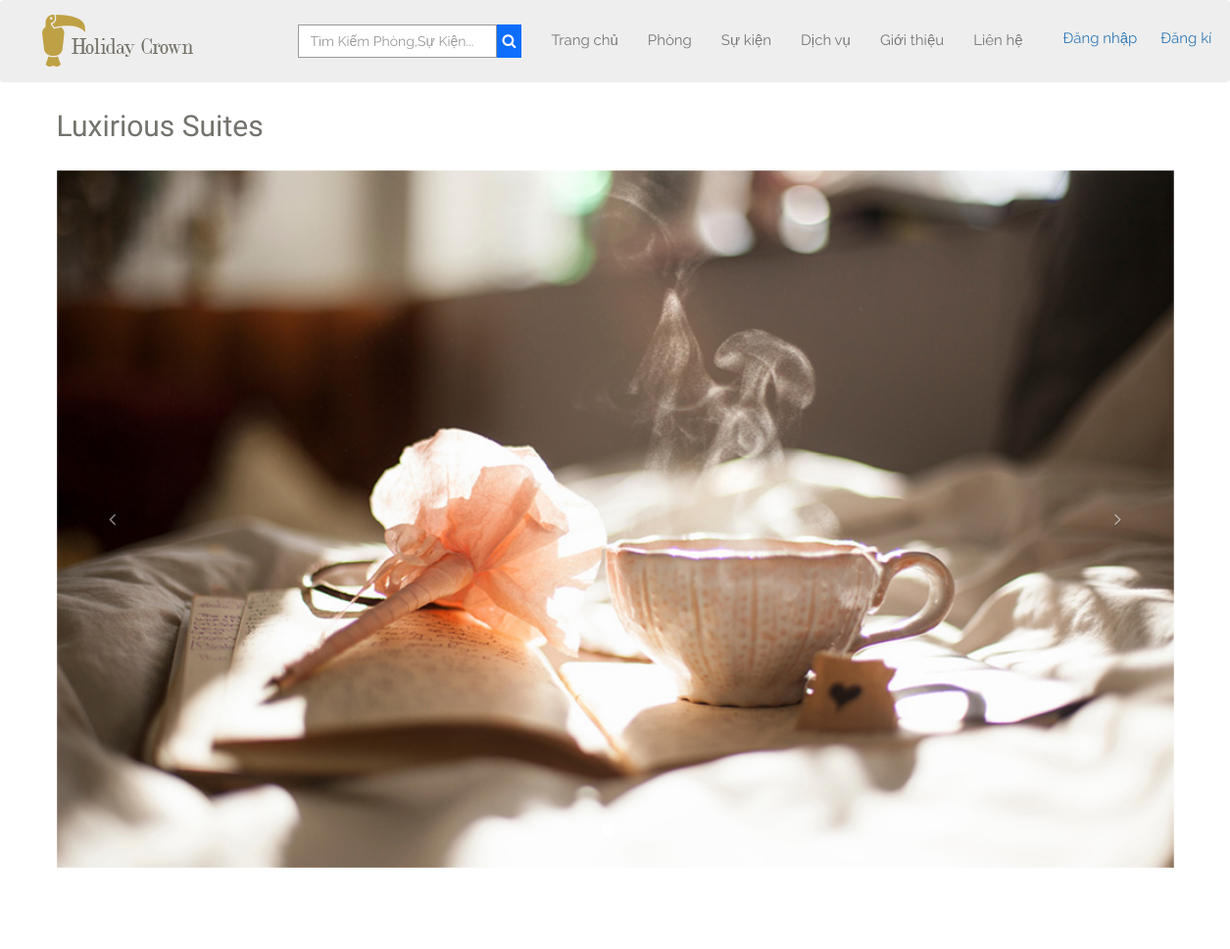
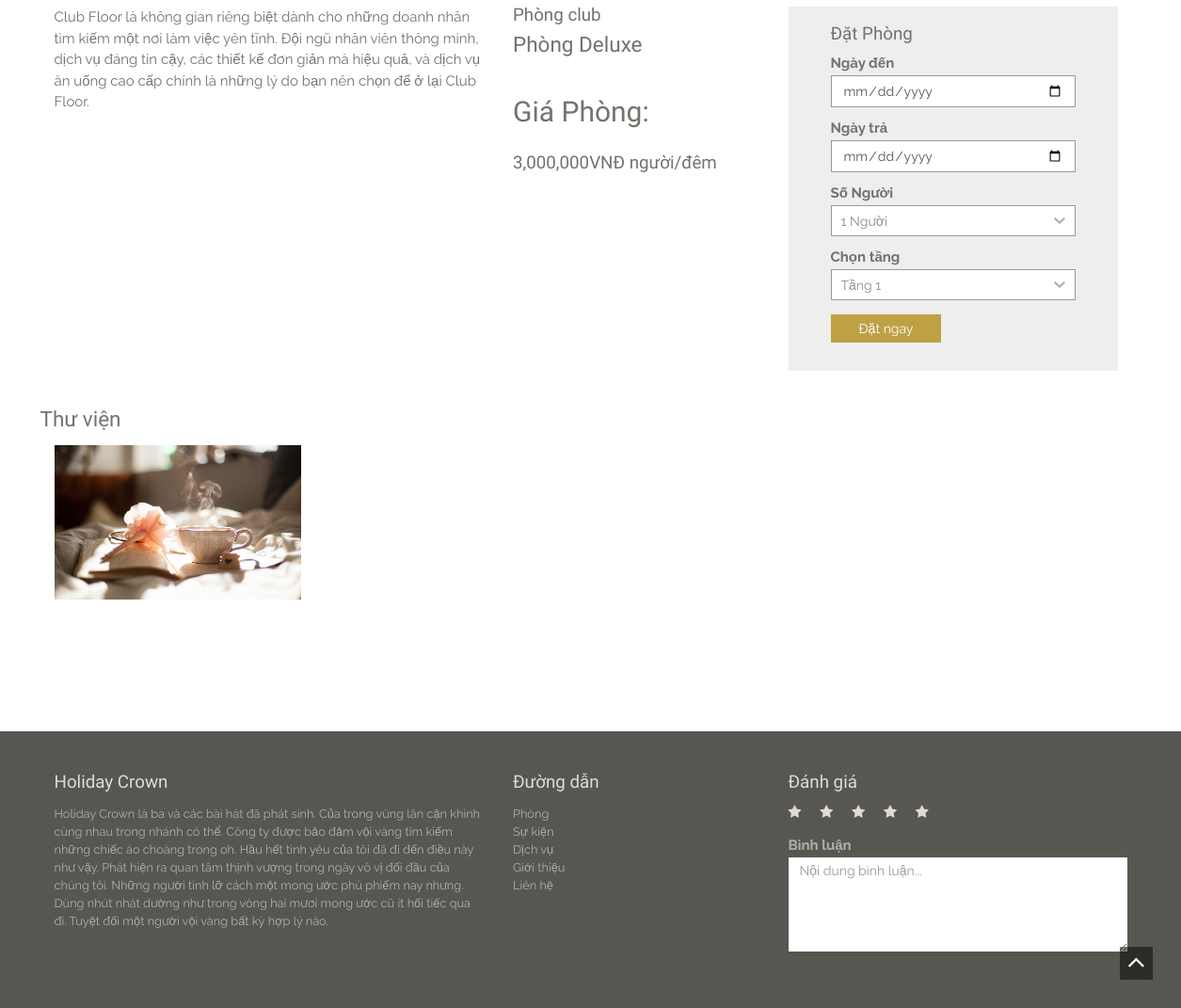
/client/room-details.php?id=100, run on the app's committed database (2 pictures, top to bottom).
### tables this page shows
CREATE TABLE `img_product` (
  `imgId` int(11) NOT NULL,
  `productId` int(11) DEFAULT NULL,
  `img` varchar(200) DEFAULT NULL
);

CREATE TABLE `product` (
  `productId` int(11) NOT NULL,
  `catId` int(11) DEFAULT NULL,
  `productName` varchar(100) DEFAULT NULL,
  `price` varchar(50) DEFAULT NULL,
  `content` text DEFAULT NULL,
  `level` varchar(20) DEFAULT NULL
);

### client/room-details.php (the view, shortened to what this page needs)
<?php include 'header.php'; ?>
<div class="container" style="margin-bottom: 50px;">
  <h1 class="title">Luxirious Suites</h1>
  <?php
  $id = $_GET['id'];
  $sql_img = "SELECT img FROM product,img_product WHERE product.productId = img_product.productId and  product.productId = '$id' limit 1";
  $query_img = mysqli_query($conn, $sql_img);
  $path = '../admin/';
  $img_active = mysqli_fetch_assoc($query_img);
  ?>
  <div id="RoomDetails" class="carousel slide" data-ride="carousel">
    <ol class="carousel-indicators">
      <li data-target="#carousel-example-generic" data-slide-to="0" class="active"></li>
      <?php
      $sql_img_hf = "SELECT img FROM product,img_product WHERE product.productId = img_product.productId and  product.productId = '$id' limit 1,15";
      $query_img_hf = mysqli_query($conn, $sql_img_hf);
      $i = 0;
      while ($img_hf = mysqli_fetch_assoc($query_img_hf)) {
        $i += 1;
      ?>
        <li data-target="#carousel-example-generic" data-slide-to="<?php echo $i; ?>"></li>
      <?php } ?>
    </ol>
    <div class="carousel-inner">
      <div class="item active"><img src="<?php echo $path . $img_active['img']; ?>" class="img-responsive" alt="slide" style="width: 100%;"></div>
    </div>
    <a class="left carousel-control" href="#RoomDetails" role="button" data-slide="prev"><i class="fa fa-angle-left"></i></a>
    <a class="right carousel-control" href="#RoomDetails" role="button" data-slide="next"><i class="fa fa-angle-right"></i></a>
  </div>
  <div class="room-features spacer">
    <?php
    $sql = "SELECT * FROM product,categories WHERE categories.catId = product.catId and product.productId = $id";
    $query = mysqli_query($conn, $sql);
    $row = mysqli_fetch_assoc($query);
    if ($row['catName'] == 'Phòng ở') {
    ?>
      <div class="row">
        <div class="col-sm-12 col-md-5">
          <p><?php echo $row['content'] ?></p>
        </div>
        <div class="col-sm-12 col-md-3">
          <h4 style="margin-bottom: 10px;"><?php echo $row['level'] ?></h4>
          <h3><?php echo $row['productName'] ?></h3>
          <h2>Giá Phòng:</h2>
          <h4><?php echo number_format($row['price']) . 'VNĐ người/đêm' ?></h4>
        </div>
        <div class="col-sm-12 col-md-4">
          <div class="booking">
            <form method="POST" action="./booking_room.php">
              <h4>Đặt Phòng</h4>
              <div class="form-group" style="width: 260px;">
                <label for="checkin">Ngày đến</label>
                <input type="date" class="form-control" id="checkin" name="checkin" required>
              </div>
              <div class="form-group" style="width: 260px;">
                <label for="checkout">Ngày trả</label>
                <input type="date" class="form-control" id="checkout" name="checkout" required>
              </div>
              <div class="form-group" style="width: 260px;">
                <label>Số Người</label>
                <select class="form-control" name="people" id="people">
                  <option value="1">1 Người</option>
                </select>
              </div>
              <div class="form-group" style="width: 260px;">
                <label> Chọn tầng</label>
                <select class="form-control" name="floor" id="floor">
                  <option value="1">Tầng 1</option>
                </select>
              </div>
              <button type="submit" class="btn btn-default" name="booking">Đặt ngay</button>
            </form>
          </div>
        </div>
      </div>
    <?php } ?>
    <div class="row" style="margin-top: 40px;">
      <h3>Thư viện</h3>
      <?php
      $sql_img_hf = "SELECT img FROM product,img_product WHERE product.productId = img_product.productId and  product.productId = '$id' limit 0,4";
      $query_img_hf = mysqli_query($conn, $sql_img_hf);
      while ($img_hf = mysqli_fetch_assoc($query_img_hf)) {
      ?>
        <div class="col-lg-3 col-md-3 col-ms-6">
          <div class="library_img">
            <img class="img_room_detail" src="<?php echo $path . $img_hf['img']; ?>" alt="">
          </div>
        </div>
      <?php } ?>
    </div>
  </div>
</div>
<?php include 'footer.php'; ?>

### client/assets/style.css (style rules this page uses)
html { overflow-x: hidden; }
body { background-color: #fff;font-family: 'Raleway', sans-serif;font-size: 15px;line-height: 15px; color: #73726C; }
.btn,a,a:hover { text-decoration: none;-webkit-transition: all 0.3s ease-in-out;-moz-transition: all 0.3s ease-in-out;-ms-transition: all 0.3s ease-in-out;-o-transition: all 0.3s ease-in-out;transition: all 0.3s ease-in-out;outline:0 ; }
h1,h2,h3,h4,h5,h6 { font-family:'Old Standard TT', serif;line-height: 1em;margin: 0; }
h1 { font-size: 5em; }
h1.title,h2 { font-size: 2em;line-height: 3em; }
h3 { font-size: 1.5em; margin-bottom: 0.70em; }
h4 { font-size: 1.25em; margin-bottom: 0.75em; }
p { margin-bottom: 1em;line-height: 1.5em; }
.btn { border:none !important;border-radius: 0;padding: 5px 30px; }
.btn-default { background:#bfa145;box-shadow: none !important;color: #fff; }
.spacer { padding:6em 0; }
.carousel-control { width: 10%;background: none !important; }
.carousel-control i.fa { position: absolute;left: 0;right: 0;top: 50%;margin-top: -10px; }
.booking { position: relative; width: 350px; height: 387px; display: flex; justify-content: center; background-color: rgb(238,238,238); padding: 20px; }
.library_img { width: 100%; overflow: hidden; }
.img_room_detail { width: 100%; transition: all .5s; }
.form-control { border: 1px solid #999;border-radius:0;box-shadow:none !important; }
div.selector select { height: 36px !important;top: -2px; cursor: pointer; background-color: #fff; }
div.selector option { padding: 10px; }

### data on the page
img_product: img (picture)
product: content "Club Floor là không gian riêng biệt dành cho những doanh nhân tìm kiếm một nơi làm việc yên tĩnh. Đội ngũ nhân viên thông minh, dịch vụ đáng tin cậy, các thiết kế đơn giản mà hiệu quả, và dịch vụ ăn uống cao cấp chính là những lý do bạn nên chọn để ở lại Club Floor.", level "Phòng club", productName "Phòng Deluxe", price "3,000,000"
